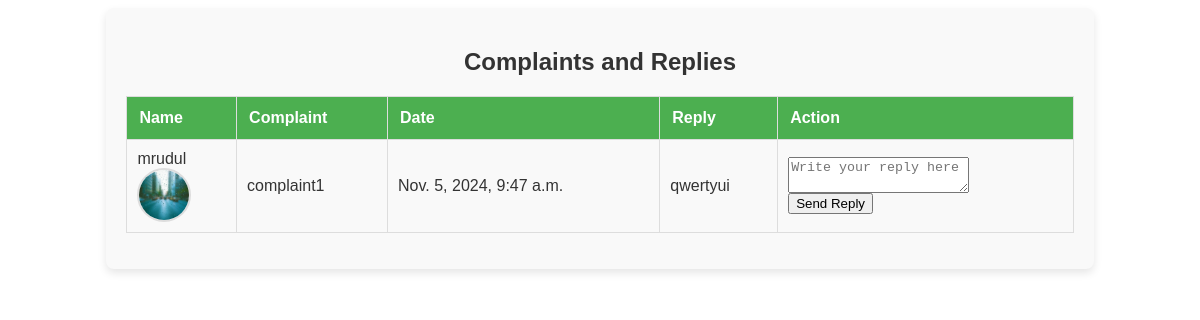
The page /view_complaint on the database its author committed.
### SportComApp/models.py (models this page shows)
class ComplaintTable(models.Model):
    USER = models.ForeignKey(UserTable, on_delete=models.CASCADE)
    Complaint = models.CharField(max_length=300, blank=True, null=True)
    Date = models.DateTimeField(auto_now_add=True)
    Reply = models.CharField(max_length=300,null=True, blank=True)
    is_active = models.BooleanField(default=True)
    created_at = models.DateTimeField(auto_now_add=True, null=True, blank=True)
    updated_at = models.DateTimeField(auto_now_add=True, null=True, blank=True)

class UserTable(models.Model):
    LOGIN = models.ForeignKey(LoginTable, on_delete=models.CASCADE)
    Name = models.CharField(max_length=30, blank=True, null=True)
    Image = models.FileField(blank=True, null=True)
    Age = models.IntegerField(blank=True, null=True)
    Gender = models.CharField(max_length=10, blank=True, null=True)
    Address = models.CharField(max_length=200, blank=True, null=True)
    Phone = models.IntegerField(blank=True, null=True)
    Email = models.CharField(max_length=30, blank=True, null=True)
    is_active = models.BooleanField(default=True)
    created_at = models.DateTimeField(auto_now_add=True, null=True, blank=True)
    updated_at = models.DateTimeField(auto_now_add=True, null=True, blank=True)

### SportComApp/views.py (the view, shortened to what this page needs)
# urls.py: path('view_complaint', ViewCompalint.as_view(), name="view_complaint"),
class ViewCompalint(View):
    def get(self, request):
        obj = ComplaintTable.objects.all()
        return render(request, "ADMIN/view_complaint.html", {"obj": obj})

### templates/ADMIN/view_complaint.html (shortened to what this page needs)
{% load static %}
<html lang="en">
<head>
    <link rel="stylesheet" href="{% static 'styles/styles.css' %}">
</head>
<body>
    <div class="table-container">
        <h2>Complaints and Replies</h2>
        <form method="post" action="/view_complaint">
        <table>
            <thead>
                <tr>
                    <th>Name</th>
                    <th>Complaint</th>
                    <th>Date</th>
                    <th>Reply</th>
                    <th>Action</th>
                </tr>
            </thead>
                {% for i in obj %}
                <tr>
                    <td>{{ i.USER.Name }}<br><img src={{ i.USER.Image.url }}/></td>
                    <td>{{ i.Complaint }}</td>
                    <td>{{ i.Date }}</td>
                    <td>{{ i.Reply }}</td>
                    <td>
                        <textarea placeholder="Write your reply here" name="Reply"></textarea><br>
                        <button type="submit">Send Reply</a></button>
                    </td>
                </tr>
                {% endfor %}
        </table>
    </form>
    </div>
</body>
</html>

### static/styles/styles.css (style rules this page uses)
h2 { text-align: center; color: #333; font-size: 1.8em; margin-bottom: 20px; }
.table-container { width: 80%; margin: 0 auto; padding: 20px; background-color: #f9f9f9; box-shadow: 0px 4px 8px rgba(0, 0, 0, 0.1); border-radius: 8px; }
.table-container h2 { text-align: center; font-size: 24px; color: #333; margin-bottom: 20px; }
table { width: 100%; border-collapse: collapse; font-family: Arial, sans-serif; }
thead th { background-color: #4CAF50; color: white; padding: 12px; text-align: left; font-weight: bold; }
td, th { padding: 10px; border: 1px solid #ddd; text-align: left; }
td img { width: 50px; height: 50px; object-fit: cover; border-radius: 50%; border: 2px solid #ddd; }

### rows shown on the page
ComplaintTable: USER.Name "mrudul", USER.Image (picture), Complaint "complaint1", Date "Nov. 5, 2024, 9:47 a.m.", Reply "qwertyui"
